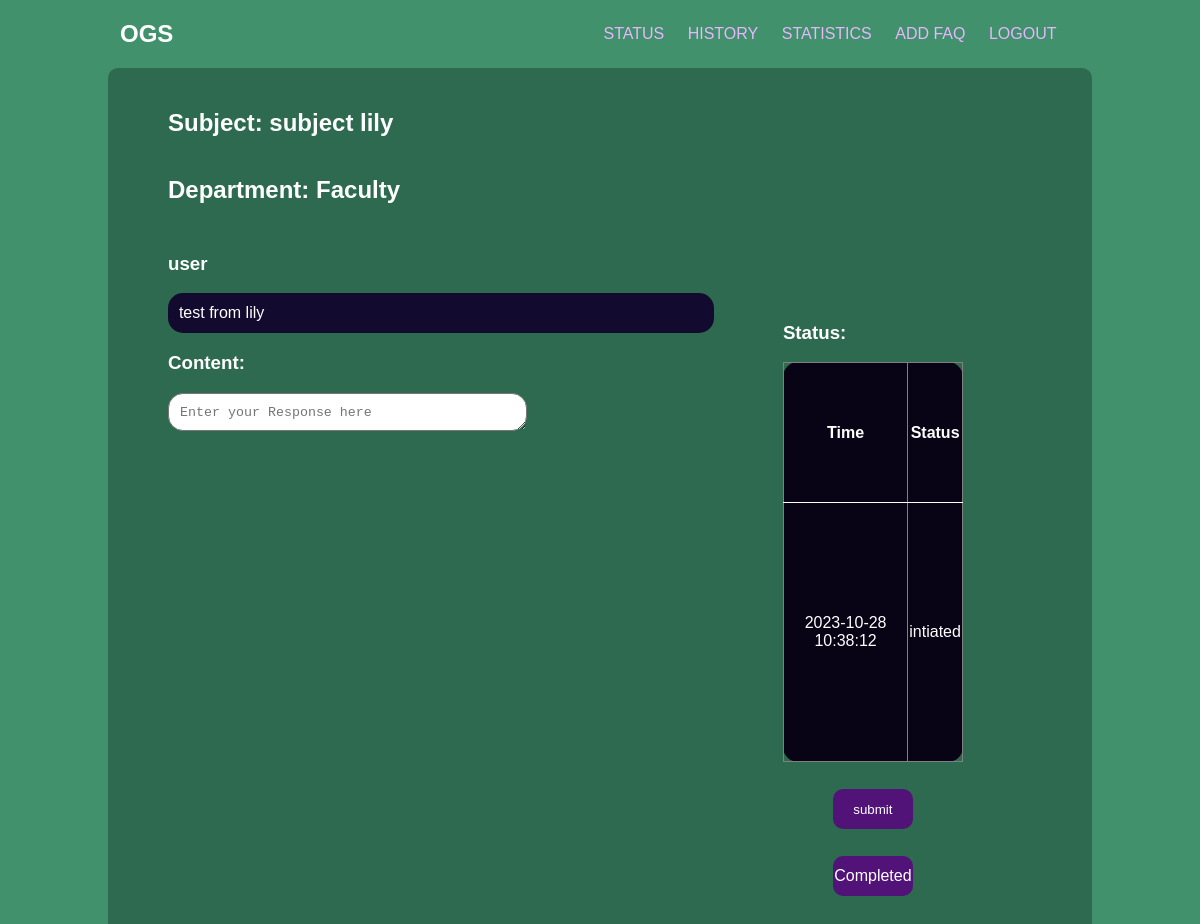
The page /admin/TicketReview.php?id=2 on the database its author committed.
### tables this page shows
CREATE TABLE IF NOT EXISTS `tbl_ticket` (
  `t_id` int(11) NOT NULL AUTO_INCREMENT,
  `user_id` int(11) NOT NULL,
  `t_content` varchar(300) NOT NULL,
  `t_subject` varchar(30) NOT NULL,
  `t_department` varchar(30) NOT NULL,
  `t_file` blob NOT NULL,
  `t_active` varchar(10) NOT NULL,
  PRIMARY KEY (`t_id`)
);

CREATE TABLE IF NOT EXISTS `tbl_reply` (
  `t_id` int(11) NOT NULL,
  `t_time` datetime NOT NULL DEFAULT CURRENT_TIMESTAMP ON UPDATE CURRENT_TIMESTAMP,
  `t_role` varchar(6) NOT NULL,
  `t_reply` varchar(300) NOT NULL,
  `t_status` text NOT NULL
);

### admin/TicketReview.php (the view, shortened to what this page needs)
<html>
	<head>
		<link rel="stylesheet" type="text/css" href="../style.css">
	</head>
	<body>
		<header>
			<nav>
				<div class="title">
					<h2>OGS</h2>
				</div>
				<div class="links">
					<a href="./Status.php">STATUS</a>
					<a href="./History.php">HISTORY</a>
					<a href="./stat.php">STATISTICS</a>
					<a href="./FAQ.php">ADD FAQ</a>
					<a href = "../logout.php">LOGOUT</a>
				</div>
			</nav>
		</header>
		<?php
		$id = $_GET['id'];
		$sql = "SELECT * FROM `tbl_reply` where t_id ='$id' ORDER BY `t_time` ASC";
		$result = mysql_query($sql);
	?>
		<div class="container">
			<h2>Subject:<?php
				$subject_q = "SELECT t_subject FROM `tbl_ticket` where t_id='$id'";
				$subject_r = mysql_query($subject_q);
				$value = mysql_fetch_row($subject_r);
				echo"  $value[0]";
			 ?></h2>
			<h2>Department:<?php
				$subject_q = "SELECT t_department FROM `tbl_ticket` where t_id='$id'";
				$subject_r = mysql_query($subject_q);
				$value = mysql_fetch_row($subject_r);
				echo"  $value[0]";
			 ?></h2>
			<form action="./TicketReview.php" method="GET">
				<div class="left">
					<div class="user">
					<?php
						while($row = mysql_fetch_array($result)){
					?>
						<h3><?php echo $row['t_role'];?></h3>
						<p>
							<?php echo $row['t_reply'];?>
						</p>
					<?php
						}
					?>
		</div>
					<div class="content">
						<h3>Content: </h3>
						<textarea rows="1" cols="40" name ="content" placeholder="Enter your Response here" required></textarea>
					</div>
				</div>
				<div class="right">
					<div class="status">
						<h3>Status:</h3>
						<div class="status_con">
							<table Bgcolor="#090415" border="1" frame="hside" rules="cols">
								<tr>
									<th>Time</th>
									<th>Status</th>
								</tr>
								<?php
									$sql = "SELECT * FROM `tbl_reply` where t_id ='$id'ORDER BY `t_time` ASC";
									$result=mysql_query($sql);
									while($row = mysql_fetch_array($result)){
								?>
								<tr>
									<td><?php echo $row['t_time'];?></htd>
									<td><?php echo $row['t_status'];?></htd>
								</tr>
								<?php
									}
								?>
							</table>
						</div>
					</div>
					<div class="submit">
						<input class="btnhov" type="submit" name ="submit" value="submit"/>
					</div>
					<div class="submit">
						<a href=<?php echo "./complete.php?id=$id"?> class="complete">Completed</a>
					</div>
				</div>
			</form>
		</div>
	</body>
</html>
	</body>
</html>

### style.css (style rules this page uses)
body { font-family : Arial,sans-serif; margin: 0; padding: 0; background-color: #40916C; height: auto; display: flex; justify-content: center; align-items: center; color: white; }
header> nav { width: 80vw; display: flex; align-items: center; justify-content: space-between; }
.links { width: 500px; display: flex; justify-content: space-evenly; }
.links > a { text-decoration: none; color: #e8b6ff; }
h2,p { text-align: center; }
h2 { font-size: 1.5rem; font-weight: 10px; text-align: center; }
.container { height: 70%; width: 350px; padding: 1%; border-radius: 10px; background-color: #2D6A4F; animation: x 3s ease-out; }

### admin/TicketReview.php (style rules this page uses)
body { flex-direction: column; }
.container { width: 80vw; height: 115vh ; }
.container > h2 { flex-direction: row; text-align: start; justify-content: center; padding:1% 5%; }
.left { height: 50vh; width: 60vw; }
p { text-align: left; padding: 2%; background-color: #130a2f; border-radius: 15px; }
.right { height: 50vh; padding: 8%; }
form { display: flex; padding: 0% 5%; }
table { height: 50vh; width: 15vw; border-radius: 15px; text-align: center; border-collapse: collapse; }
td,th,tr { border-radius: 15px; }
th { border-bottom: .5px solid white; }
input[type="submit"] { border-radius: 10px; border: none; background-color: #521378; color: white; width: 80px; height: 40px; }
.complete { border-radius: 10px; border: none; background-color: #521378; color: white; width: 80px; height: 40px; text-decoration: none; display: grid; place-content: center; }
.submit { display: flex; align-items: center; justify-content: center; margin: 15%; }
input,textarea { border-radius: 15px; padding: 2%; }

### rows shown on the page
tbl_ticket: t_subject "subject lily", t_department "Faculty"
tbl_reply: t_role "user", t_reply "test from lily", t_time "2023-10-28 10:38:12", t_status "intiated"
